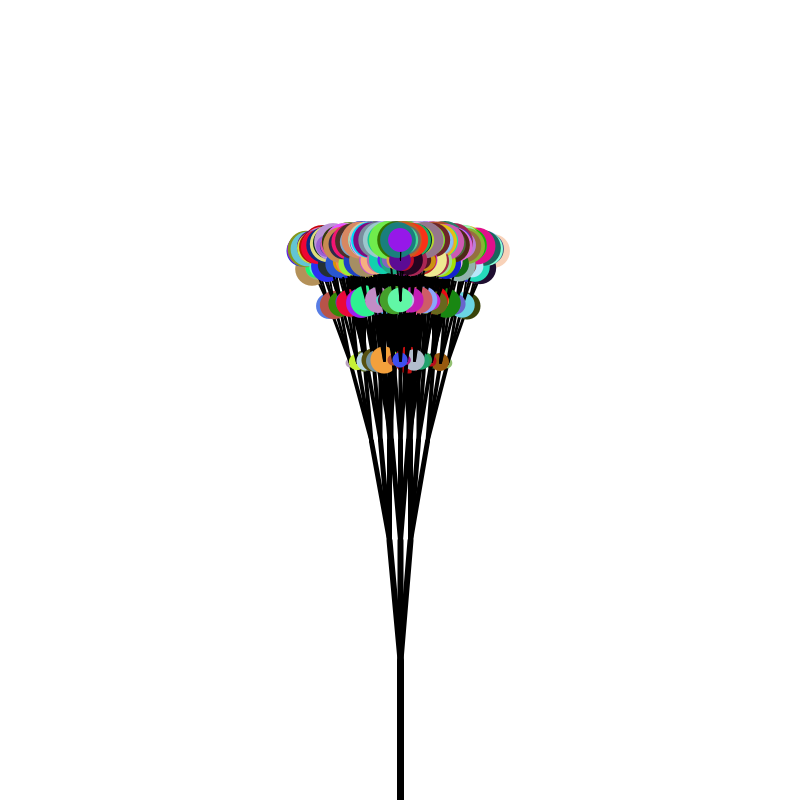
Frame 1 (no input)
Frame 60 (the mouse pressed at the canvas centre just before this capture): identical to frame 1, image omitted
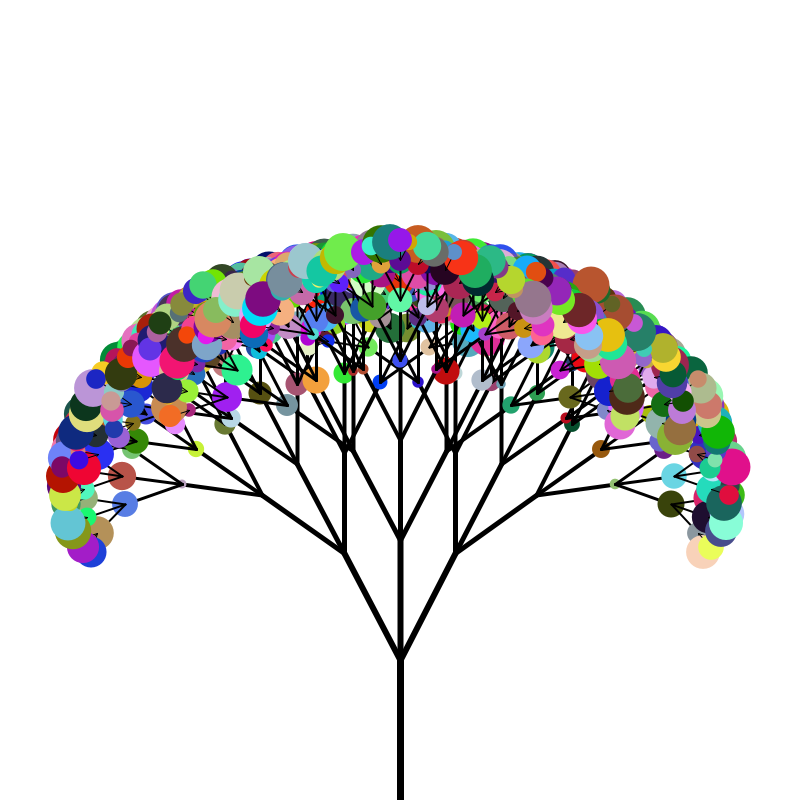
Frame 120 (the mouse held since frame 60 and released just before this capture)

The Processing sketch that drew these frames (run headless with seeded random() and noise(); from frame 60 on, the mouse is pressed at the canvas centre):

// Processing sketch: Balloon_Tree
// ── Balloon_Tree.pde
//Balloon Tree
//Shafin
//CS30
//
//A sketch that shows a Fractal tree with balloons, move mouse to change branch angles, 
//and use z and x for random color and size control

int realDepth = 7;
int leafBranch = 5;
float scale = 20;
float mx;
float leafSize;

void setup(){
  size(800, 800);
}

void draw(){
  background(255);
  //map from screen width to the range of angles wanted for branches
  mx = map(mouseX, 0, width, 5, 50);
  //set random seed only once before drawing tree
  randomSeed(7);
  drawTree(width/2, height, 90, realDepth);
}

void drawLine(int x1, int y1, int x2, int y2, int depth) {
  //increase weight of line based on how close it is to the main trunk
  strokeWeight(depth);
  stroke(0);
  line(x1, y1, x2, y2);
}

void drawLeaf(int x1, int y1, int depth) {
  //condition to control which branches get leaves
  if (depth < leafBranch) {
    fill(random(255), random(255), random(255));
    //randomize leafSize with the leaves on the edges being the biggest
    leafSize = random((realDepth*1.2-depth)*2, (realDepth*1.7-depth)*3.5);
    noStroke();
    circle(x1, y1, leafSize);
  }
}

void drawTree(int x1, int y1, float angle, int depth) {
  if (depth > 0) {
    //calculate coordinates of point b on the line
    int x2 = (int)(x1 + (cos(radians(angle))*depth*scale)); 
    int y2 = (int)(y1 - (sin(radians(angle))*depth*scale));  

    //draw line from point a to point b and draw leaf on point b
    drawLine(x1, y1, x2, y2, depth);
    drawLeaf(x2, y2, depth);

    //draw a 3-branch tree, with the angle between branches adjusted by mapped mouseX
    drawTree(x2, y2, angle+mx, depth-1);
    drawTree(x2, y2, angle-mx, depth-1);
    drawTree(x2, y2, angle, depth-1);
  }
}

void keyPressed() {
  //Increase or decrease the amount of branches leaves are drawn on
  if (key == 'x'  && leafBranch <= realDepth) {
    leafBranch++;
  } else if (key == 'z' && leafBranch > 1) {
    leafBranch--;
  }
}
